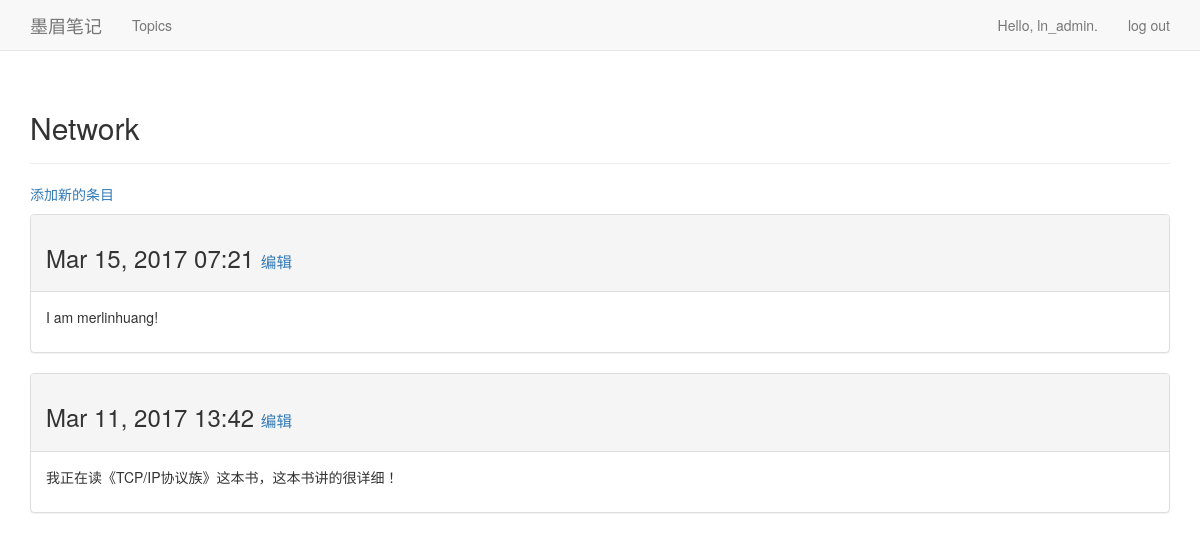
Before: /topics/3/ (signed in) with the older database file.
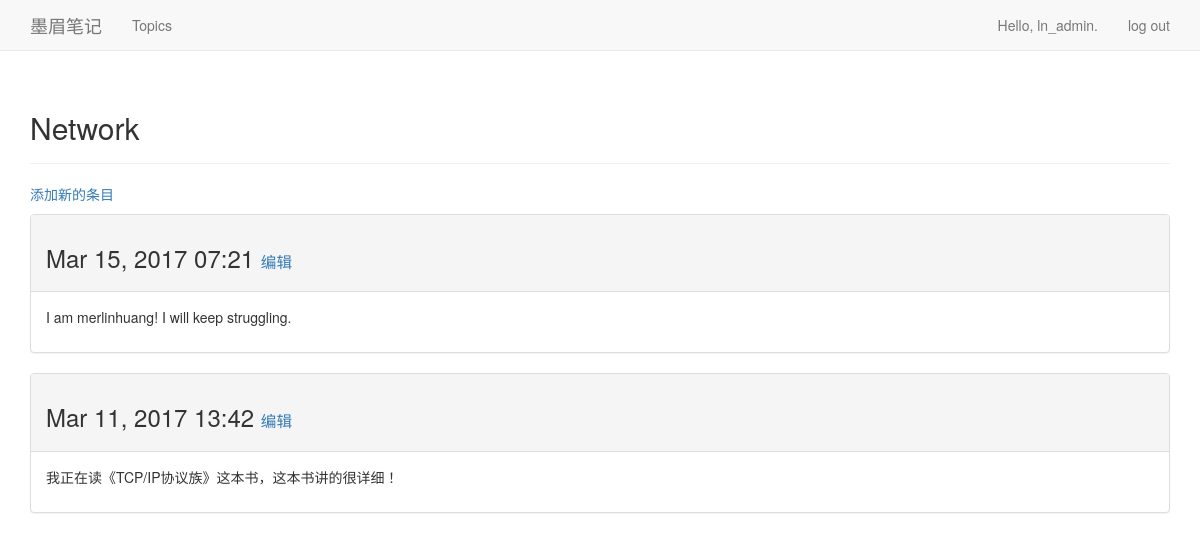
After: the same page with the newer database file.
### learning_notes/models.py (models this page shows, shortened)
class Entry(models.Model):
    topic = models.ForeignKey(Topic)
    text = models.TextField()
    date_added = models.DateTimeField(auto_now_add=True)
    class Meta:
        verbose_name_plural = 'entries'

### learning_notes/views.py (the view)
# urls.py: url(r'^topics/(?P<topic_id>\d+)/$', views.topic, name='topic'),
@login_required
def topic(request, topic_id):
    topic = Topic.objects.get(id=topic_id)
    check_topic_owner(request, topic)
    entries = topic.entry_set.order_by('-date_added')
    contex = {'topic': topic, 'entries': entries}
    return render(request, 'learning_notes/topic.html', contex)

### learning_notes/models.py (called while the page is built)
    def __str__(self):
        return self.text

### learning_notes/views.py (called while the page is built)
def check_topic_owner(request, topic):
    if topic.owner != request.user:
        raise Http404

### learning_notes/templates/learning_notes/topic.html
{% extends 'learning_notes/base.html' %}
{% block header %}
  <h2>{{ topic }}</h2>
{% endblock header %}
{% block content %}
  <p>
    <a href="{% url 'learning_notes:new_entry' topic.id %}">添加新的条目</a>
  </p>
  {% for entry in entries %}
  <div class="panel panel-default">
    <div class="panel-heading">
      <h3>
        {{ entry.date_added|date:'M d, Y H:i' }}
        <small>
          <a href="{% url 'learning_notes:edit_entry' entry.id %}">编辑</a>
        </small>
      </h3>
    </div>
    <div class="panel-body">
      {{ entry.text|linebreaks }}
    </div>
  </div>
  {% empty %}
    There are no entries for this topic yet.
  {% endfor %}
{% endblock content %}

Changed rows visible on the page:
changed Entry: text "I am merlinhuang!" → "I am merlinhuang! I will keep struggling."
